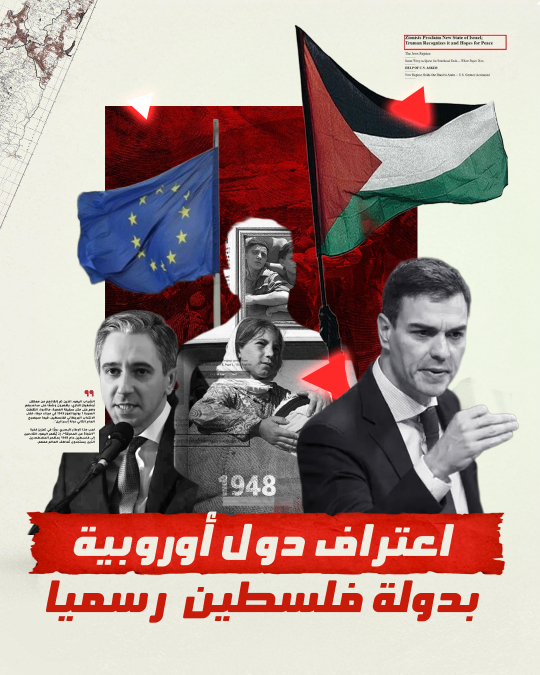
#> input picture 001 copy.png, 1080 x 1350 px (shown at 1/2 size)
$ python -i ocr_brand_logos.py   (imports and definitions only)
#> lines starting #> are read from the running program, lines starting #| are printed output that depends on the picture
#> further down, picture is the input picture: PIL image 1080x1350 RGBA; mean R, G, B, A 170.4, 148.8, 143.8, 255
from pathlib import Path
from PIL import Image, ImageOps, ImageFilter
import pytesseract
import re

ROOT = Path('.')
OUT = ROOT / '.review' / 'brand-ocr.txt'
# [1 line not run here, left out]
EXTS = {'.png', '.jpg', '.jpeg', '.webp', '.JPG', '.JPEG'}
SKIP = {'MINED.png'}

def clean(text):
    lines = []
    seen = set()
    for raw in text.splitlines():
        s = re.sub(r'\s+', ' ', raw).strip(' |_-—–·•.:,;')
        if len(s) < 2:
            continue
        key = s.casefold()
        if key in seen:
            continue
        seen.add(key)
        lines.append(s)
    return lines

def prep(im):
    im = im.convert('L')
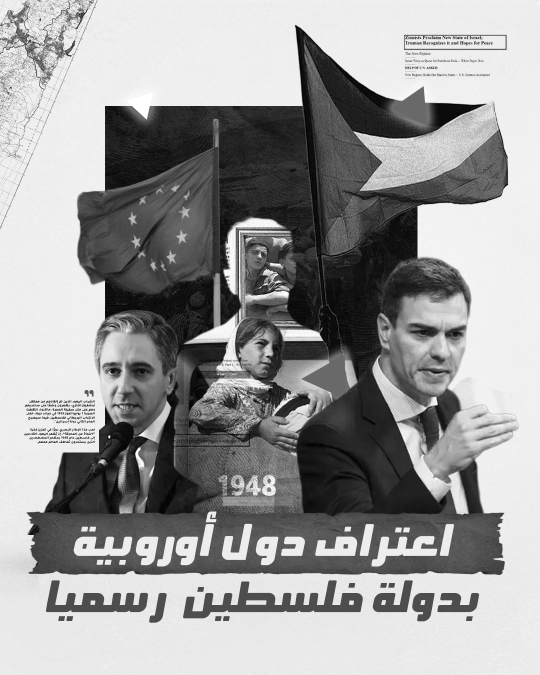
#> im: PIL image 1080x1350 L (shown at 1/2 size); min 0, max 255, mean 154.8
    im = ImageOps.autocontrast(im)
    # enlarge small logos/text without exploding huge images
    w, h = im.size
#> w = 1080; h = 1350
    scale = 2 if max(w, h) < 2500 else 1
#> scale = 2
    if scale > 1:
        im = im.resize((w*scale, h*scale), Image.Resampling.LANCZOS)
#> im: PIL image 2160x2700 L
    im = im.filter(ImageFilter.SHARPEN)
    return im

def ocr(im):
    try:
        return clean(pytesseract.image_to_string(prep(im), lang='eng+ara', config='--psm 11'))
    except Exception as e:
        return [f'[OCR_ERROR {e}]']

files = sorted([p for p in ROOT.iterdir() if p.is_file() and p.suffix in EXTS and p.name not in SKIP], key=lambda p: p.name.casefold())

# [40 lines not run here, left out]

>>> from PIL import Image
>>> picture = Image.open('../001 copy.png')
>>> result = prep(picture)

$ run again, on 21345.png
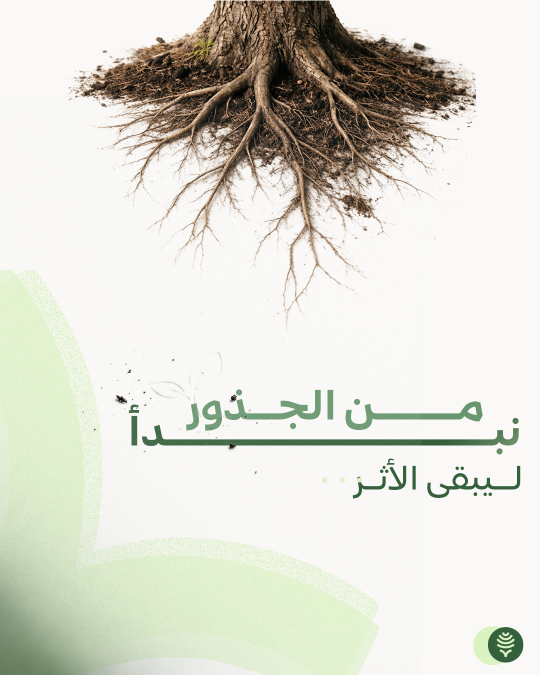
#> input picture 21345.png, 1080 x 1350 px (shown at 1/2 size)
#> picture is the input picture: PIL image 1080x1350 RGBA; mean R, G, B, A 220, 220.4, 210.3, 255
#> in prep, `im = im.convert('L')`:
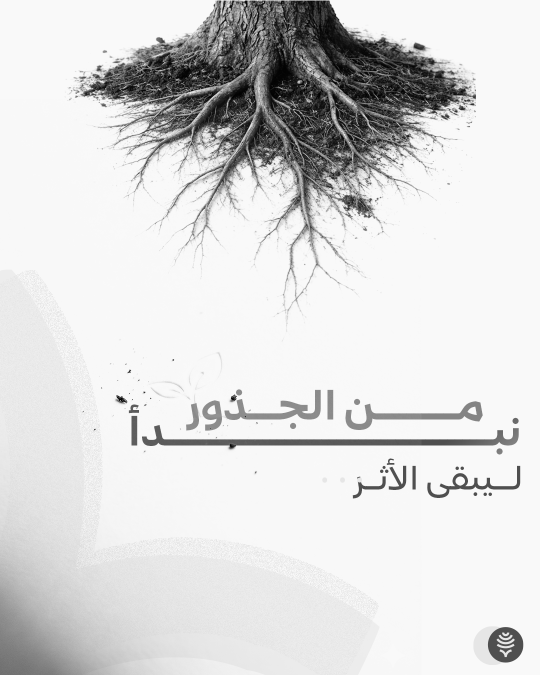
#> im: PIL image 1080x1350 L (shown at 1/2 size); min 0, max 251, mean 219.1

$ run again, on 231r4.png
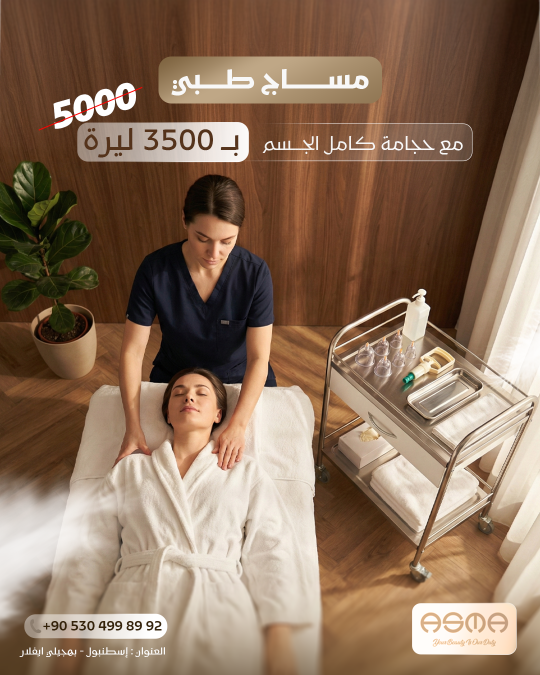
#> input picture 231r4.png, 1080 x 1350 px (shown at 1/2 size)
#> picture is the input picture: PIL image 1080x1350 RGBA; mean R, G, B, A 140.2, 113.7, 92.3, 255
#> in prep, `im = im.convert('L')`:
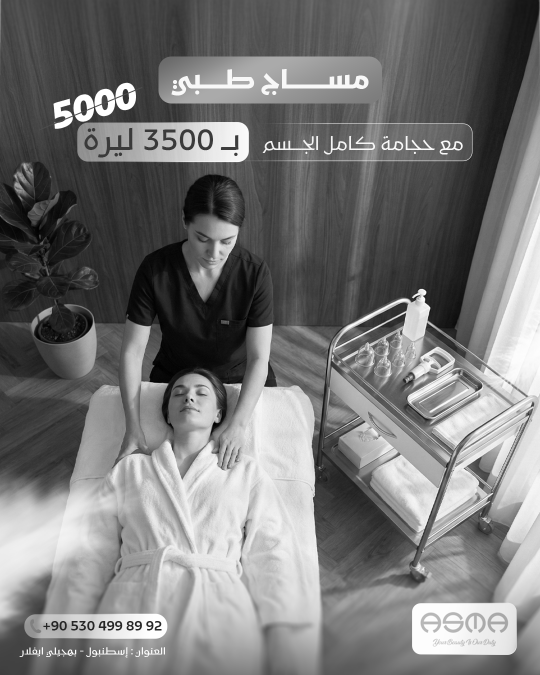
#> im: PIL image 1080x1350 L (shown at 1/2 size); min 0, max 255, mean 119.2
